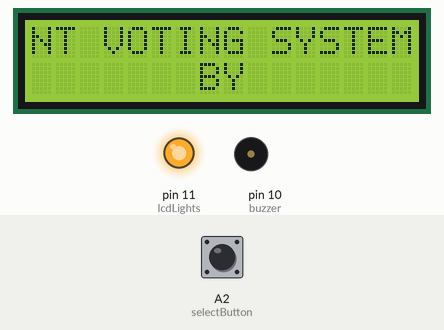
Recording of a sketch running on a simulated Arduino Uno, built with avr-gcc and run on an emulated ATmega328P. Parts: 16×2 character LCD, output pins drawn as LEDs (lit = HIGH), buzzer (waves = sounding). Inputs (shaded band) come from the test bench; at power-on: A2 (selectButton) HIGH. The modem accepts every AT command (registered, SIM ready, sends succeed) and sends nothing else; what the sketch prints to the serial monitor is not drawn.

Above: at 10.4 s.
At 11.4 s:
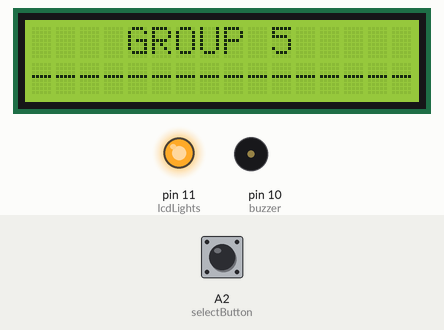
At 17.6 s:
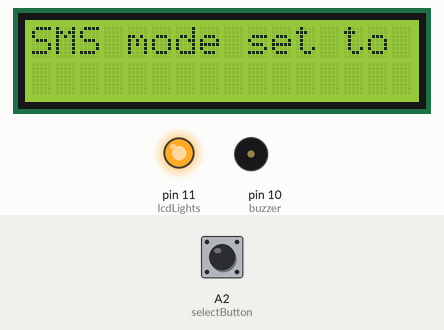
At 23.7 s:
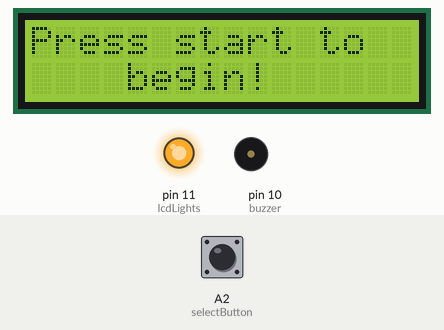
Timing chart, 0 to 25.2 s (numbered marks = the images above):
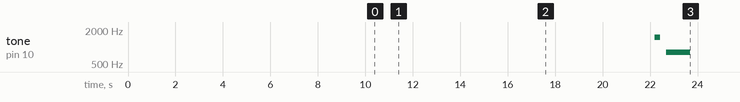

The sketch:

GSM_Voting_System.ino
```cpp
// Required Libraries
#include <SoftwareSerial.h>
#include <LiquidCrystal.h>

// Global Variables
const int rs = 9, en = 8, d4 = 5, d5 = 4, d6 = 3, d7 = 2; // LCD pins
const int buzzer = 10; // Buzzer pin
const int lcdLights = 11; // LED pin for the LCD display
const int selectButton = A2;
bool blinkState = 0;

unsigned long previousMillisLcdLED = 0;
unsigned long previousMillisBuzzer = 0;
unsigned long previousMillisStart = 0;
int sysReady = 0;
int start = 0;

// Initiating instances of libraries
SoftwareSerial gsmSerial(7, 6); // RX, TX pins for the GSM Module
LiquidCrystal lcd(rs, en, d4, d5, d6, d7); // LCD setup

bool sendATCommand(const char* command, unsigned long timeout) {
  // Send the command
  gsmSerial.println(command);

  // Record the start time
  unsigned long startTime = millis();

  // Read the response
  while (millis() - startTime < timeout) {
    if (gsmSerial.available()) {
      String response = gsmSerial.readStringUntil('\n');
      if (response.indexOf("OK") != -1) {
        return true; // Command was successful
      }
    }
  }

  return false; // Command failed or timed out
}

// Arduino built-in function that runs once
void setup() {
  pinMode(buzzer, OUTPUT);
  pinMode(lcdLights, OUTPUT);
  pinMode(selectButton, INPUT_PULLUP);

  // initialize serial Monitor
  Serial.begin(9600);

  // initialize LCD
  lcd.begin(16, 2); // Initiating the LCD with fullscreen
  digitalWrite(lcdLights, HIGH);
  delay(500);

  // Print project messages
  projectMessages();

  // initialize GSM
  gsmSerial.begin(9600);
  delay(1000);

  // Add more initialization for GPRS and downloading configuration data here

  while (!sysReady) {
    //  Check if the system is ready
    lcd.clear();
    lcd.setCursor(0, 0);
    if (testSystem()) {
      sysReady = 1;
      lcd.print(" System Ready! ");
      lcd.clear();
      lcd.print("Press start to ");
      lcd.setCursor(0, 1);
      lcd.print("    begin!");

      // Signal finished initiation
      tone(buzzer, 1500);
      delay(250);
      noTone(buzzer);
      delay(250);
      tone(buzzer, 800);
      delay(1000);
      noTone(buzzer);
    } else {
      lcd.print("System not Ready");
      delay(50);
      lcd.setCursor(0, 1);
      lcd.print("      !!!");
      delay(2000);
    }
  }
}

// Arduino built-in function that runs repeatedly
void loop() {
  // Check for incoming SMS
  while (!start) {
    start = !digitalRead(selectButton);

    // Make the cursor blink each second
    if (millis() - previousMillisStart > 1000) {
      if (blinkState) {
        lcd.blink();
        blinkState = false;
      } else {
        lcd.noBlink();
        blinkState = true;
      }
      previousMillisStart = millis(); // reset to current time
    }
  }

  if (gsmSerial.available()) {
    String sms = gsmSerial.readString();
    lcd.clear();
    // Process the incoming SMS and update the database
    processSMS(sms);

    // Give a ringing sound for a new vote
    tone(buzzer, 1500);
    delay(500);
    noTone(buzzer);
  }

  // Add more functionality for continuous feedback and other operations here
}

bool testSystem() {
  // Check GSM for communication
  if (sendATCommand("AT", 10000)) {
    broadcast("Connection Established!");
  } else {
    delay(1000);
    if (sendATCommand("AT", 10000)) {
      broadcast("Connection Established!");
    } else {
      broadcast("Module not Responding!");
    return false;
    }
  }

  // Set SMS mode to text mode
  if (sendATCommand("AT+CMGF=1", 10000)) {
    broadcast("SMS mode set to Text");
  } else {
    delay(1000);
    if (sendATCommand("AT+CMGF=1", 10000)) {
      broadcast("SMS mode set to Text");
    } else {
    broadcast("Failed to set SMS mode.");
    return false;
    }
  }

  // Check if the GSM module is ready to receive SMS
  if (sendATCommand("AT+CNMI?", 10000)) {
    broadcast("Ready to receive SMS.");
  } else {
    delay(1000);
    if (sendATCommand("AT+CNMI?", 10000)) {
      broadcast("Ready to receive SMS.");
    } else {
      //    broadcast("GSM module is not ready to receive SMS.");
    return false;
    }

  }
  return true; // default
}

void processSMS(String sms) {
  // Parse the incoming SMS and update the database accordingly
  // Add your logic here based on the content of the SMS
  broadcast(sms);
}

// Virtual UART communication channel for SIM800L
void updateSerial() {
  while (Serial.available()) {
    gsmSerial.write(Serial.read()); // Forward what Serial received to Software Serial Port
  }
  while (gsmSerial.available()) {
    Serial.write(gsmSerial.read()); // Forward what Software Serial received to Serial Port
  }
}

// Project Messages by the team
void projectMessages() {
  scrollText("   GSM OR SMS BASED INTELLIGENT VOTING SYSTEM", 300);
  lcd.setCursor(7, 1);
  lcd.print("BY");
  delay(1000);
  lcd.clear();
  lcd.setCursor(4, 0);
  lcd.print("GROUP 5");
  lcd.setCursor(0, 1);
  lcd.print("----------------");
  delay(1000);
  // add for a web interface if possible
}

// Sends a broadcast message to all display channels
void broadcast(String message) {
  Serial.println(message);
  scrollText(message, 350);
  // add for a web interface
}

// Scrolls text that is more than 16 characters
void scrollText(const String &text, int delayTime) {
  lcd.clear();

  // Add an initial delay before starting the loop
  delay(delayTime * 2);

  for (int i = 0; i <= text.length() - 16; ++i) {
    lcd.clear();
    lcd.setCursor(0, 0);
    lcd.print(text.substring(i, i + 16));
    delay(delayTime);
  }
}
```

Measured:
- what the display in image 0 shows lasts 1.0 s, from 10.3 s to 11.3 s
- what the display in image 1 shows lasts 2.0 s, from 11.3 s to 13.3 s
